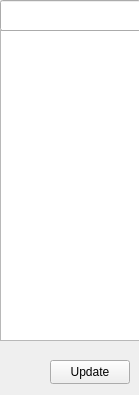
<?xml version="1.0" encoding="UTF-8"?>
<ui version="4.0">
 <class>quotalist</class>
 <widget class="QWidget" name="quotalist">
  <property name="geometry">
   <rect>
    <x>0</x>
    <y>0</y>
    <width>139</width>
    <height>395</height>
   </rect>
  </property>
  <property name="windowTitle">
   <string>quotalist</string>
  </property>
  <widget class="QTableView" name="tablelist">
   <property name="geometry">
    <rect>
     <x>0</x>
     <y>30</y>
     <width>141</width>
     <height>311</height>
    </rect>
   </property>
   <attribute name="horizontalHeaderVisible">
    <bool>false</bool>
   </attribute>
   <attribute name="verticalHeaderVisible">
    <bool>false</bool>
   </attribute>
  </widget>
  <widget class="QLineEdit" name="lineEdit">
   <property name="geometry">
    <rect>
     <x>0</x>
     <y>0</y>
     <width>141</width>
     <height>31</height>
    </rect>
   </property>
  </widget>
  <widget class="QPushButton" name="updateQuotalist">
   <property name="geometry">
    <rect>
     <x>50</x>
     <y>360</y>
     <width>80</width>
     <height>24</height>
    </rect>
   </property>
   <property name="text">
    <string>Update</string>
   </property>
  </widget>
 </widget>
 <layoutdefault spacing="6" margin="11"/>
 <resources/>
 <connections/>
</ui>
